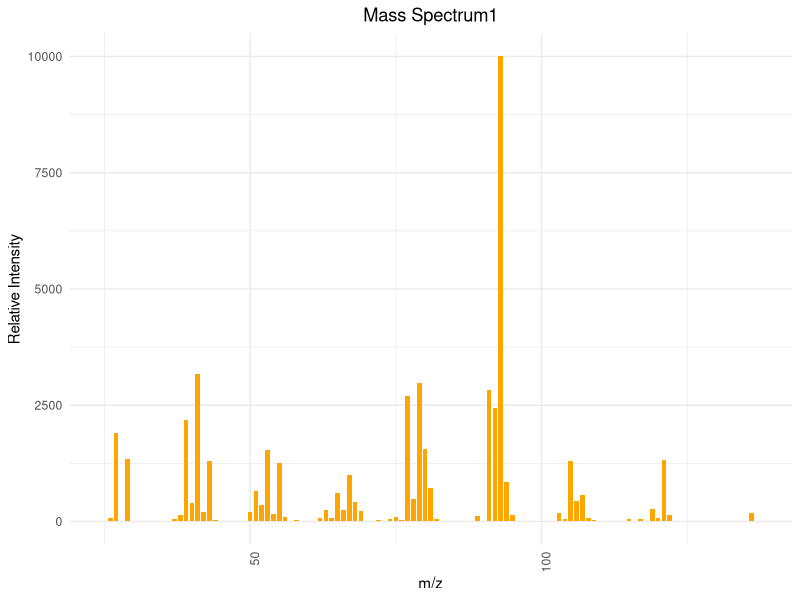
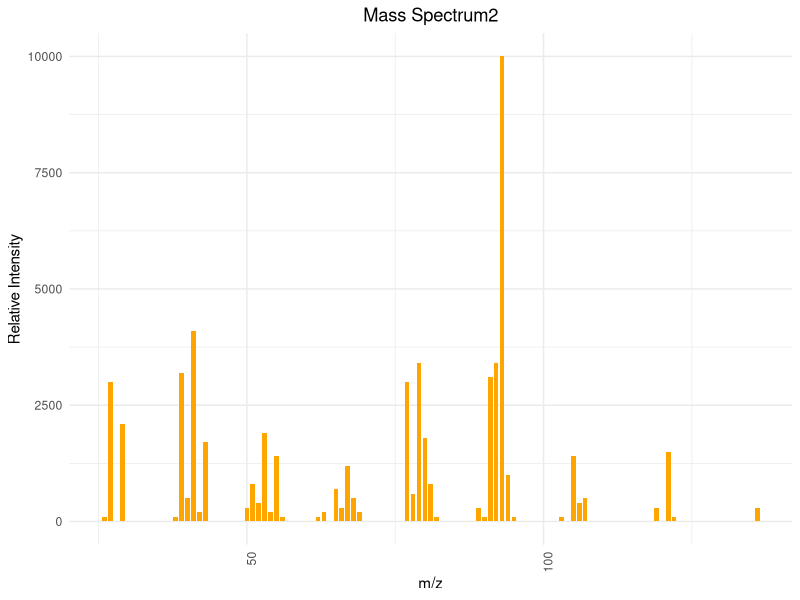
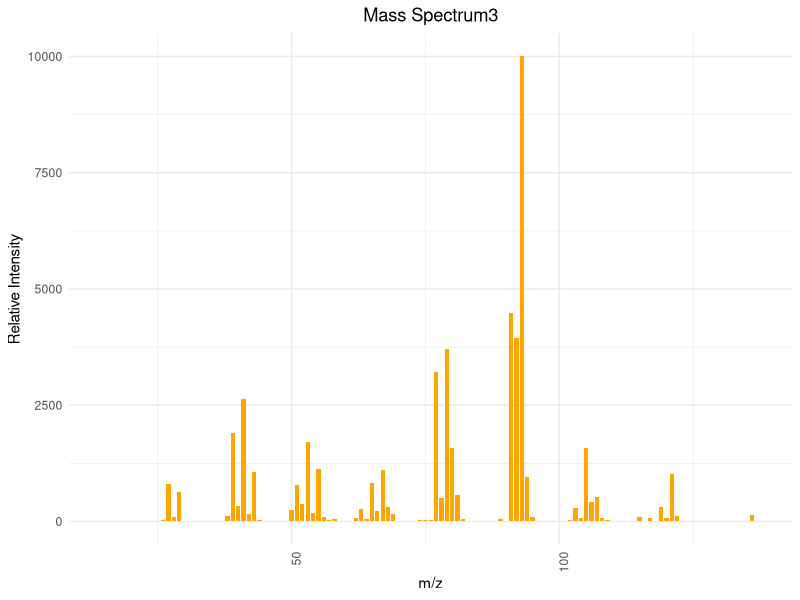

R code for these plots, in order:
## ---- chunk 1
# 安装并加载所需的包
library(ggplot2)

# 图1
mz1 <- c(25, 26, 27, 29, 30, 37, 38, 39, 40, 41, 42, 43, 44, 46, 49, 50, 51, 52, 53, 54, 55, 56, 57, 58, 59, 61, 62, 63, 64, 65, 66, 67, 68, 69, 70, 72, 73, 74, 75, 76, 77, 78, 79, 80, 81, 82, 83, 85, 86, 88, 89, 91, 92, 93, 94, 95, 101, 102, 103, 104, 105, 106, 107, 108, 109, 115, 116, 117, 118, 119, 120, 121, 122, 133, 134, 135, 136, 137)
intensity1 <- c(5, 80, 1900, 1350, 20, 50, 130, 2190, 400, 3180, 200, 1310, 40, 5, 10, 210, 660, 350, 1540, 160, 1260, 90, 20, 40, 10, 20, 70, 250, 70, 610, 240, 1000, 420, 230, 10, 30, 10, 50, 90, 40, 2690, 490, 2970, 1560, 710, 60, 10, 5, 10, 10, 120, 2820, 2450, 9999, 840, 130, 10, 20, 190, 60, 1300, 450, 560, 70, 40, 50, 20, 50, 5, 270, 80, 1330, 130, 5, 10, 20, 190, 20)

data1 <- data.frame(mz1, intensity1)


ggplot(data1, aes(x=mz1, y=intensity1)) +
  geom_bar(stat="identity", fill="orange", width=0.8) + 
  theme_minimal() + 
  labs(title="Mass Spectrum1",
       x="m/z",
       y="Relative Intensity") + 
  theme(axis.text.x = element_text(angle = 90, hjust = 1), plot.title = element_text(hjust = 0.5))  

# 图2
mz2 <- c(26, 27, 29, 38, 39, 40, 41, 42, 43, 50, 51, 52, 53, 54, 55, 56, 62, 63, 65, 66, 67, 68, 69, 77, 78, 79, 80, 81, 82, 89, 90, 91, 92, 93, 94, 95, 103, 105, 106, 107, 119, 121, 122, 136)
intensity2 <- c(100, 3000, 2100, 100, 3200, 500, 4100, 200, 1700, 300, 800, 400, 1900, 200, 1400, 100, 100, 200, 700, 300, 1200, 500, 200, 3000, 600, 3400, 1800, 800, 100, 300, 100, 3100, 3400, 9999, 1000, 100, 100, 1400, 400, 500, 300, 1500, 100, 300)

data2 <- data.frame(mz2, intensity2)

ggplot(data2, aes(x=mz2, y=intensity2)) +
  geom_bar(stat="identity", fill="orange", width=0.8) + 
  theme_minimal() + 
  labs(title="Mass Spectrum2",
       x="m/z",
       y="Relative Intensity") + 
  theme(axis.text.x = element_text(angle = 90, hjust = 1), plot.title = element_text(hjust = 0.5))  

# 图3
mz3 <- c(15, 26, 27, 28, 29, 37, 38, 39, 40, 41, 42, 43, 44, 50, 51, 52, 53, 54, 55, 56, 57, 58, 59, 61, 62, 63, 64, 65, 66, 67, 68, 69, 74, 75, 76, 77, 78, 79, 80, 81, 82, 89, 91, 92, 93, 94, 95, 102, 103, 104, 105, 106, 107, 108, 109, 115, 116, 117, 118, 119, 120, 121, 122, 135, 136, 137)
intensity3 <- c(20, 40, 800, 100, 630, 20, 110, 1910, 330, 2640, 170, 1070, 40, 250, 780, 370, 1710, 180, 1130, 90, 40, 50, 10, 20, 80, 270, 60, 830, 220, 1100, 320, 170, 40, 30, 30, 3210, 510, 3700, 1580, 570, 60, 50, 4490, 3950, 9999, 950, 100, 30, 290, 80, 1590, 410, 520, 70, 30, 90, 20, 70, 20, 310, 70, 1020, 110, 10, 130, 10)

data3 <- data.frame(mz3, intensity3)

ggplot(data3, aes(x=mz3, y=intensity3)) +
  geom_bar(stat="identity", fill="orange", width=0.8) + 
  theme_minimal() + 
  labs(title="Mass Spectrum3",
       x="m/z",
       y="Relative Intensity") + 
  theme(axis.text.x = element_text(angle = 90, hjust = 1), plot.title = element_text(hjust = 0.5)) 


